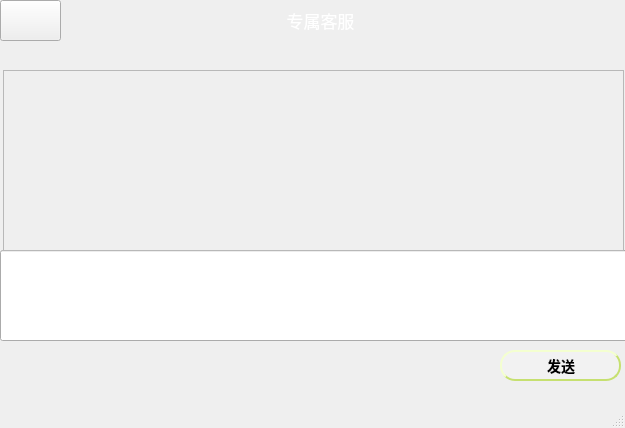
<?xml version="1.0" encoding="UTF-8"?>
<ui version="4.0">
 <class>MainWindow8</class>
 <widget class="QMainWindow" name="MainWindow8">
  <property name="geometry">
   <rect>
    <x>0</x>
    <y>0</y>
    <width>625</width>
    <height>428</height>
   </rect>
  </property>
  <property name="windowTitle">
   <string>MainWindow</string>
  </property>
  <property name="styleSheet">
   <string notr="true">
 background-color: qlineargradient(x1:0, y1:0, x2:1, y2:1,
stop:0 #ffffff,stop:1 #ffffff);</string>
  </property>
  <widget class="QWidget" name="centralwidget">
   <widget class="QPushButton" name="pushButton">
    <property name="geometry">
     <rect>
      <x>500</x>
      <y>350</y>
      <width>121</width>
      <height>31</height>
     </rect>
    </property>
    <property name="styleSheet">
     <string notr="true">QPushButton:hover {
background-color: #91c46c;

}

QPushButton {
background-color: #ffffff;
color: #ffffff;
color: black;
                    /* 文字颜色 */
background-color: #f2f2f2;       /* 背景色 */
border-style: outset;            /* 边框风格 */
border-width: 2px;               /* 边框宽度 */
border-radius: 5px;              /* 边框圆角 */
border-color: #c6e070;           /* 边框颜色 */
font: bold 14px;                 /* 字体 */
min-width: 2em;                  /* 控件最小宽度 */
min-height: 2px;                 /* 控件最小高度 */
font-family: 宋体;            /* 字库 */
padding: 5px;                    /* 内边距 */
padding-left:6px;                /* 文字横向偏移 */
padding-top:6px;                 /* 文字纵向偏移 */
border-radius:15px
}
QPushButton:pressed {
background-color: #287d7d;
}
</string>
    </property>
    <property name="text">
     <string>发送</string>
    </property>
   </widget>
   <widget class="QLineEdit" name="lineEdit">
    <property name="geometry">
     <rect>
      <x>0</x>
      <y>250</y>
      <width>631</width>
      <height>91</height>
     </rect>
    </property>
    <property name="text">
     <string/>
    </property>
   </widget>
   <widget class="QLabel" name="label">
    <property name="geometry">
     <rect>
      <x>10</x>
      <y>0</y>
      <width>621</width>
      <height>41</height>
     </rect>
    </property>
    <property name="font">
     <font>
      <pointsize>13</pointsize>
     </font>
    </property>
    <property name="styleSheet">
     <string notr="true">
 background-color: qlineargradient(x1:0, y1:0, x2:1, y2:1,
stop:0 #91c46c,stop:1#91c46c);
 
color: white; </string>
    </property>
    <property name="text">
     <string>专属客服</string>
    </property>
    <property name="alignment">
     <set>Qt::AlignCenter</set>
    </property>
   </widget>
   <widget class="QPushButton" name="pushButton_2">
    <property name="geometry">
     <rect>
      <x>0</x>
      <y>0</y>
      <width>61</width>
      <height>41</height>
     </rect>
    </property>
    <property name="styleSheet">
     <string notr="true">QPushButton{
border-image: url(:/pic/10.png);


 background-color: qlineargradient(x1:0, y1:0, x2:1, y2:1,
stop:0 #91c46c,stop:1#91c46c);
 
}
QPushButton:pressed {
background-color: #287d7d;
}

 </string>
    </property>
    <property name="text">
     <string/>
    </property>
   </widget>
   <widget class="QTextEdit" name="textEdit">
    <property name="enabled">
     <bool>false</bool>
    </property>
    <property name="geometry">
     <rect>
      <x>3</x>
      <y>70</y>
      <width>621</width>
      <height>181</height>
     </rect>
    </property>
   </widget>
  </widget>
  <widget class="QMenuBar" name="menubar">
   <property name="geometry">
    <rect>
     <x>0</x>
     <y>0</y>
     <width>625</width>
     <height>21</height>
    </rect>
   </property>
  </widget>
  <widget class="QStatusBar" name="statusbar"/>
 </widget>
 <resources/>
 <connections/>
</ui>
